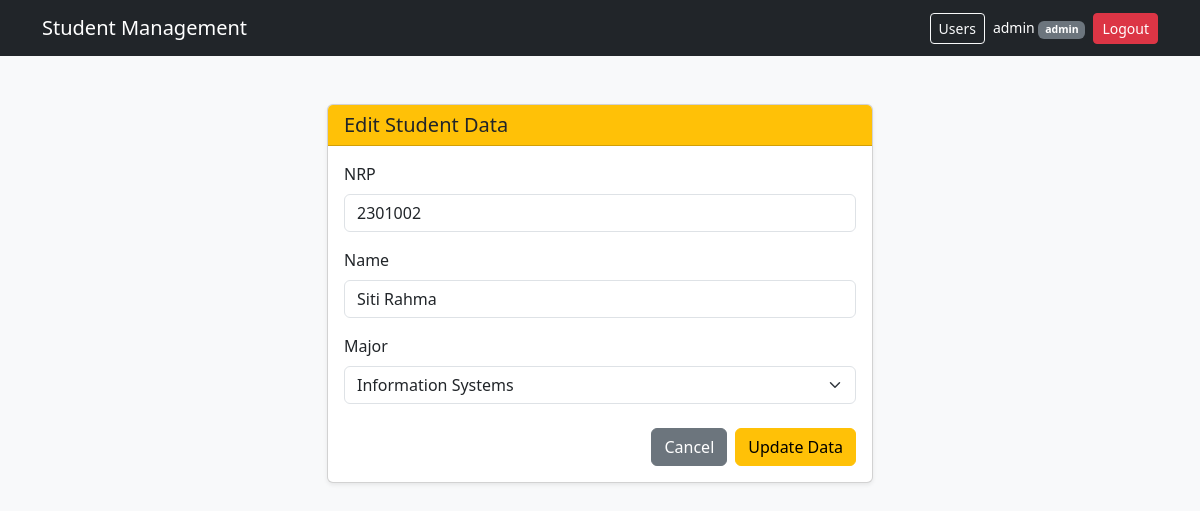
/edit.php?id=2 (signed in), run on the app's committed database.
### tables this page shows
CREATE TABLE `students` (
  `id` int(11) NOT NULL,
  `nrp` varchar(20) NOT NULL,
  `name` varchar(100) NOT NULL,
  `major_id` int(11) NOT NULL
);

CREATE TABLE `majors` (
  `id` int(11) NOT NULL,
  `name` varchar(50) NOT NULL
);

### edit.php (the view, shortened to what this page needs)
<?php
$id = filter_input(INPUT_GET, 'id', FILTER_VALIDATE_INT);
$stmt = mysqli_prepare(
    $conn,
    "SELECT * FROM students WHERE id = ?"
);
mysqli_stmt_bind_param($stmt, "i", $id);
mysqli_stmt_execute($stmt);
$data = mysqli_fetch_assoc(mysqli_stmt_get_result($stmt));
$majors = mysqli_query(
    $conn,
    "SELECT id, name FROM majors ORDER BY name"
);
?>
<!DOCTYPE html>
<html lang="en">
<head>
    <link href="https://cdn.jsdelivr.net/npm/bootstrap@5.3.0/dist/css/bootstrap.min.css" rel="stylesheet">
</head>
<body class="bg-light">
    <?php include 'navbar.php'; ?>
<div class="container mt-5">
    <div class="row justify-content-center">
        <div class="col-md-6">
            <div class="card shadow-sm">
                <div class="card-header bg-warning text-dark">
                    <h5 class="mb-0">Edit Student Data</h5>
                </div>
                <div class="card-body">
                    <form method="POST" action="">
                        <div class="mb-3">
                            <label for="nrp" class="form-label">NRP</label>
                            <input
                                type="text"
                                class="form-control"
                                id="nrp"
                                name="nrp"
                                maxlength="20"
                                value="<?= htmlspecialchars($data['nrp'], ENT_QUOTES, 'UTF-8') ?>"
                                required
                            >
                        </div>
                        <div class="mb-3">
                            <label for="name" class="form-label">Name</label>
                            <input
                                type="text"
                                class="form-control"
                                id="name"
                                name="name"
                                maxlength="100"
                                value="<?= htmlspecialchars($data['name'], ENT_QUOTES, 'UTF-8') ?>"
                                required
                            >
                        </div>
                        <div class="mb-4">
                            <label for="major_id" class="form-label">Major</label>
                            <select
                                class="form-select"
                                id="major_id"
                                name="major_id"
                                required
                            >
                                <?php while ($m = mysqli_fetch_assoc($majors)): ?>
                                    <option
                                        value="<?= $m['id'] ?>"
                                        <?= (int)$m['id'] === (int)$data['major_id'] ? 'selected' : '' ?>
                                    >
                                        <?= htmlspecialchars($m['name'], ENT_QUOTES, 'UTF-8') ?>
                                    </option>
                                <?php endwhile; ?>
                            </select>
                        </div>
                        <div class="d-grid gap-2 d-md-flex justify-content-md-end">
                            <a href="index.php" class="btn btn-secondary">Cancel</a>
                            <button type="submit" name="update" class="btn btn-warning">
                                Update Data
                            </button>
                        </div>
                    </form>
                </div>
            </div>
        </div>
    </div>
</div>
</body>
</html>

### data on the page
students: nrp "2301002", name "Siti Rahma", major_id "Information Systems"

### other printed values
$_SESSION['username'] "admin"
$_SESSION['role'] "admin"
